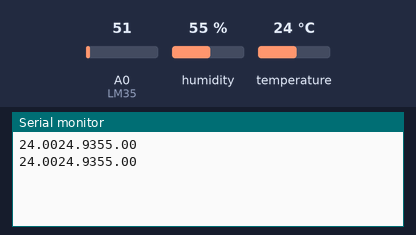
Bench run of a sketch on a simulated Arduino Uno, built with avr-gcc and run on an emulated ATmega328P. Shown: the last lines printed to the serial monitor. The inputs (shaded band) are chosen by the test bench; at power-on: humidity 55 %, A0 (LM35) = 51, temperature 24 °C.

Above: at 2.8 s.
2.9 s: humidity set to 22 %
At 4.4 s:
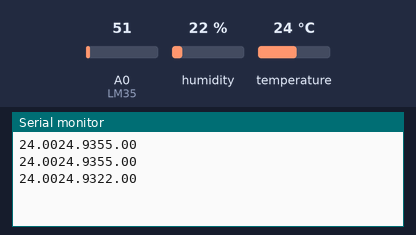
5.6 s: A0 (LM35) set to 61
At 6.9 s:
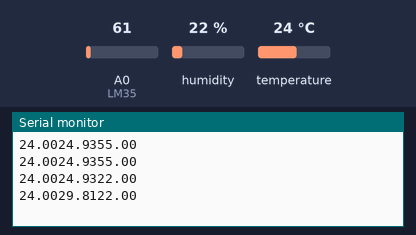
8.3 s: temperature set to 12 °C
At 10.5 s:
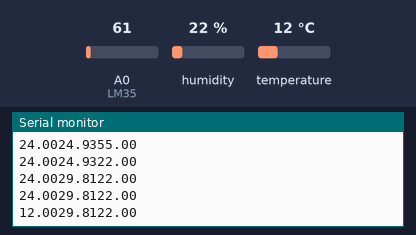
11.0 s: A0 (LM35) set to 71
At 13.0 s:
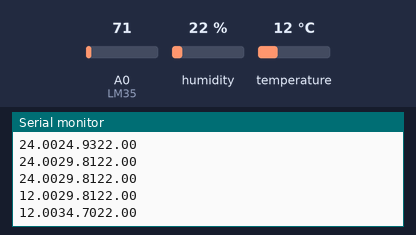
13.7 s: humidity set to 40 %
At 15.4 s:
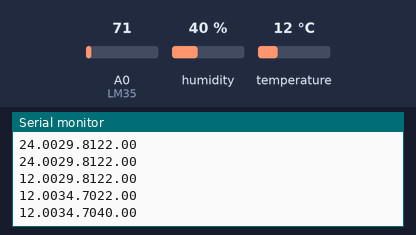
Timing chart, 0 to 16.9 s (numbered marks = the images above; inputs shaded):
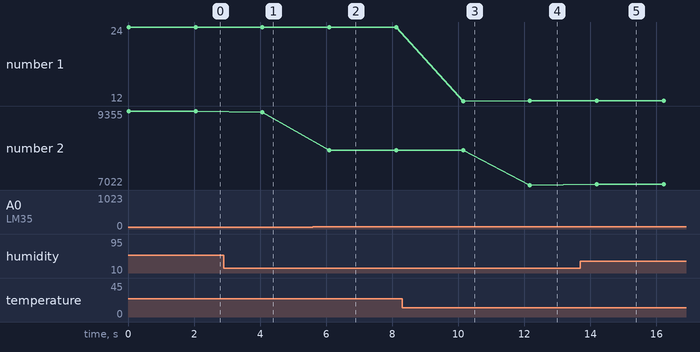

Measured:
- after the input at 2.9 s, the serial monitor: prints a new line after 1.2 s (image 1)
- after the input at 5.6 s, the serial monitor: prints a new line after 0.50 s (image 2)
- after the input at 8.3 s, the serial monitor: prints a new line after 1.8 s (image 3)
- after the input at 11.0 s, the serial monitor: prints a new line after 1.2 s (image 4)
- after the input at 13.7 s, the serial monitor: prints a new line after 0.50 s (image 5)
- plotted number 1: 24 → 24 after the input at 5.6 s, 24 → 12 after the input at 8.3 s, 12 → 12 after the input at 11.0 s
- plotted number 2: 9355 → 9322 after the input at 2.9 s, 9322 → 8122 after the input at 5.6 s, 8122 → 7022 after the input at 11.0 s, 7022 → 7040 after the input at 13.7 s

The sketch:

DHT_11_API.ino
```cpp
#include "DHT.h"
#define dht_type DHT11
int dht_pin = A2;
DHT dht_1 = DHT (dht_pin, dht_type);
const int LM35= A0;
float temperatura;

void setup()
{
  Serial.begin (9600);
  dht_1.begin();
}

void loop()
{
  float umidade = dht_1.readHumidity();
  float temperatura1 = dht_1.readTemperature();
  float temperatura2 = (float(analogRead(LM35))*5/(1023))/0.01;
  if (isnan(temperatura1) or isnan(temperatura2) or isnan(umidade))
  {
    Serial.println("Erro ao ler o DHT");
  }
  else
  {
    Serial.print(temperatura1);
    Serial.print(temperatura2);
    Serial.println(umidade);
  }
  delay(2000);
}
```
